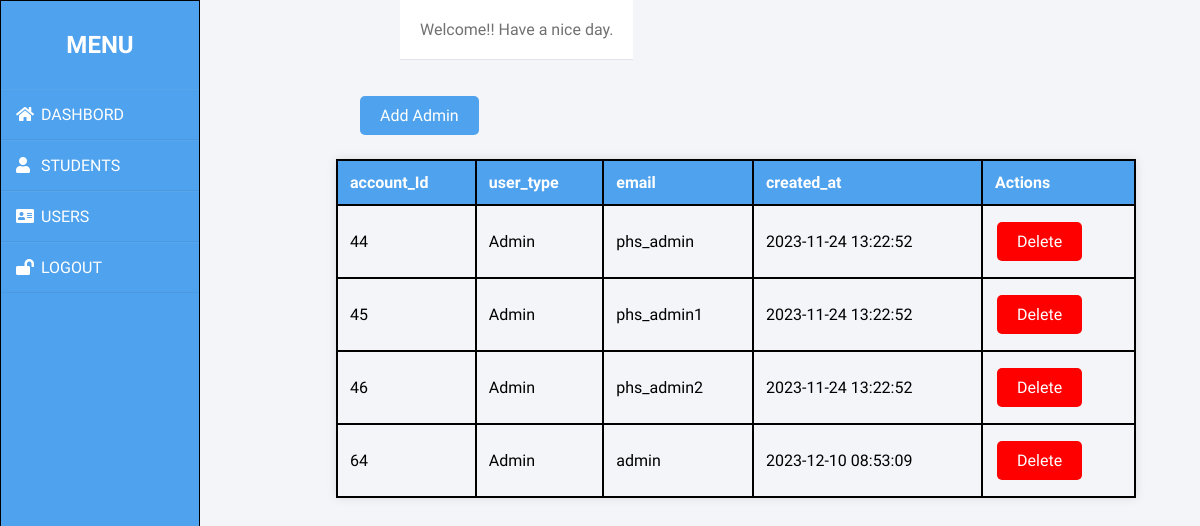
The page /USERS.php on the database as committed earlier.
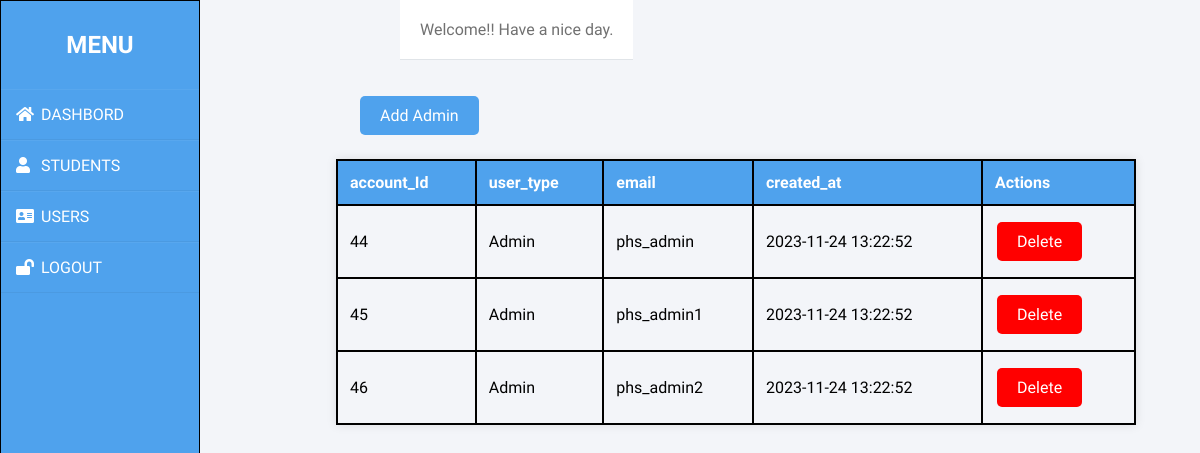
The same page on the database as committed later.
### tables this page shows
CREATE TABLE `accounts` (
  `account_Id` int(11) NOT NULL,
  `user_type` varchar(50) NOT NULL,
  `Email` varchar(255) NOT NULL,
  `Password` varchar(255) NOT NULL,
  `created_at` timestamp NOT NULL DEFAULT current_timestamp(),
  `verify` tinyint(2) NOT NULL COMMENT '1=verified, 0=not verified'
);

### USERS.php (the view, shortened to what this page needs)
<?php
$servername = "localhost";
$username = "root";
$password = "";
$dbname = "phs_enrollment";
$conn = new mysqli($servername, $username, $password, $dbname);
$sql = "SELECT account_Id, user_type, email, created_at FROM accounts WHERE user_type = 'Admin'";
$result = $conn->query($sql);
$adminUsers = [];
if ($result->num_rows > 0) {
    while ($row = $result->fetch_assoc()) {
        $adminUsers[] = $row;
    }
}
?>
<!DOCTYPE html>
<html>
<head>
    <link rel="stylesheet" href="https://cdnjs.cloudflare.com/ajax/libs/font-awesome/5.15.1/css/all.min.css">
    <link rel="stylesheet" href="https://cdn.jsdelivr.net/npm/sweetalert2@11.4.8/dist/sweetalert2.min.css">
</head>
<body>
    <div class="wrapper">
        <?php include('sidebar.php');  ?>
        <div class="main_content">
            <div class="header">Welcome!! Have a nice day.</div>
        </div>
    </div>
    </div>
        <form id="addAdminForm" method="post" action="add_admin.php">
        <button class="add_admin" type="submit"><span>Add Admin</span></button>
        </form>
        <table id="example" class="table table-striped table-bordered" style="width: 50rem;">
            <thead>
                <tr>
                    <?php
                    if (!empty($adminUsers)) {
                        foreach ($adminUsers[0] as $columnName => $value) {
                            echo "<th>$columnName</th>";
                        }
                        echo "<th>Actions</th>";
                    }
                    ?>
                </tr>
            </thead>
            <tbody>
        <?php
        foreach ($adminUsers as $adminUser) {
            echo "<tr>";
            foreach ($adminUser as $key => $value) {
                echo "<td>$value</td>";
            }
            if (array_key_exists('account_Id', $adminUser)) {
                $adminId = $adminUser['account_Id'];
                echo '<td>
                          <button class="del-button delete-button" data-account-id="' . $adminId . '">
                              <a href="delete_admin.php"><span>Delete</span></a>
                          </button>
                      </td>';
            } else {
                echo '<td>Error: account_Id key not found</td>';
            }
            echo "</tr>";
        }
        ?>
    </tbody>
        </table>
</body>
</html>

Rows that differ between the two databases and show on the page:
removed accounts: account_Id "64", user_type "Admin", Email "admin", created_at "2023-12-10 08:53:09"
